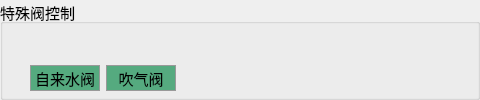
          <widget class="QGroupBox" name="groupBox_51">
           <property name="font">
            <font>
             <pointsize>11</pointsize>
            </font>
           </property>
           <property name="title">
            <string>特殊阀控制</string>
           </property>
           <widget class="QWidget" name="layoutWidget">
            <property name="geometry">
             <rect>
              <x>30</x>
              <y>30</y>
              <width>441</width>
              <height>61</height>
             </rect>
            </property>
            <layout class="QHBoxLayout" name="horizontalLayout_70" stretch="95,95,400">
             <item>
              <layout class="QVBoxLayout" name="verticalLayout_32">
               <item>
                <layout class="QHBoxLayout" name="horizontalLayout_62" stretch="5,6,5">
                 <item>
                  <spacer name="horizontalSpacer_82">
                   <property name="orientation">
                    <enum>Qt::Horizontal</enum>
                   </property>
                   <property name="sizeHint" stdset="0">
                    <size>
                     <width>18</width>
                     <height>20</height>
                    </size>
                   </property>
                  </spacer>
                 </item>
                 <item>
                  <widget class="QLabel" name="label_W22">
                   <property name="styleSheet">
                    <string notr="true">border-image: url(:/images/blackC.png);</string>
                   </property>
                   <property name="text">
                    <string/>
                   </property>
                  </widget>
                 </item>
                 <item>
                  <spacer name="horizontalSpacer_84">
                   <property name="orientation">
                    <enum>Qt::Horizontal</enum>
                   </property>
                   <property name="sizeHint" stdset="0">
                    <size>
                     <width>18</width>
                     <height>20</height>
                    </size>
                   </property>
                  </spacer>
                 </item>
                </layout>
               </item>
               <item>
                <widget class="QPushButton" name="pushButton_W22">
                 <property name="styleSheet">
                  <string notr="true">QPushButton{background-color:#55aa7f;width:48px;height:24px;border:1px solid #999999;opacity:1;}
QPushButton:hover{width: 48px;height: 24px;background: #E4EEF8;border: 1px solid #87AFFA;opacity: 1;}
QPushButton:pressed{width: 56px;height: 24px;background: #CCE5F8;border: 1px solid #0A64E1;opacity: 1;}
QPushButton:disabled{width: 56px;height: 24px;background: #CCE5F8;border: 1px solid #0A64E1;opacity: 1;}
</string>
                 </property>
                 <property name="text">
                  <string>自来水阀</string>
                 </property>
                </widget>
               </item>
              </layout>
             </item>
             <item>
              <layout class="QVBoxLayout" name="verticalLayout_33">
               <item>
                <layout class="QHBoxLayout" name="horizontalLayout_63" stretch="5,6,5">
                 <item>
                  <spacer name="horizontalSpacer_87">
                   <property name="orientation">
                    <enum>Qt::Horizontal</enum>
                   </property>
                   <property name="sizeHint" stdset="0">
                    <size>
                     <width>18</width>
                     <height>20</height>
                    </size>
                   </property>
                  </spacer>
                 </item>
                 <item>
                  <widget class="QLabel" name="label_W23">
                   <property name="styleSheet">
                    <string notr="true">border-image: url(:/images/blackC.png);</string>
                   </property>
                   <property name="text">
                    <string/>
                   </property>
                  </widget>
                 </item>
                 <item>
                  <spacer name="horizontalSpacer_88">
                   <property name="orientation">
                    <enum>Qt::Horizontal</enum>
                   </property>
                   <property name="sizeHint" stdset="0">
                    <size>
                     <width>18</width>
                     <height>20</height>
                    </size>
                   </property>
                  </spacer>
                 </item>
                </layout>
               </item>
               <item>
                <widget class="QPushButton" name="pushButton_W23">
                 <property name="styleSheet">
                  <string notr="true">QPushButton{background-color:#55aa7f;width:48px;height:24px;border:1px solid #999999;opacity:1;}
QPushButton:hover{width: 48px;height: 24px;background: #E4EEF8;border: 1px solid #87AFFA;opacity: 1;}
QPushButton:pressed{width: 56px;height: 24px;background: #CCE5F8;border: 1px solid #0A64E1;opacity: 1;}
QPushButton:disabled{width: 56px;height: 24px;background: #CCE5F8;border: 1px solid #0A64E1;opacity: 1;}
</string>
                 </property>
                 <property name="text">
                  <string>吹气阀</string>
                 </property>
                </widget>
               </item>
              </layout>
             </item>
             <item>
              <spacer name="horizontalSpacer_96">
               <property name="orientation">
                <enum>Qt::Horizontal</enum>
               </property>
               <property name="sizeHint" stdset="0">
                <size>
                 <width>40</width>
                 <height>20</height>
                </size>
               </property>
              </spacer>
             </item>
            </layout>
           </widget>
          </widget>
